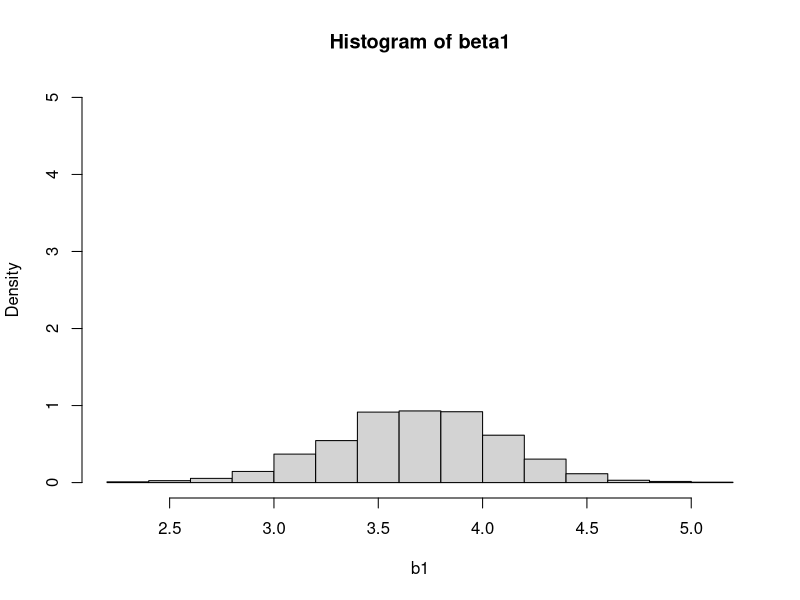
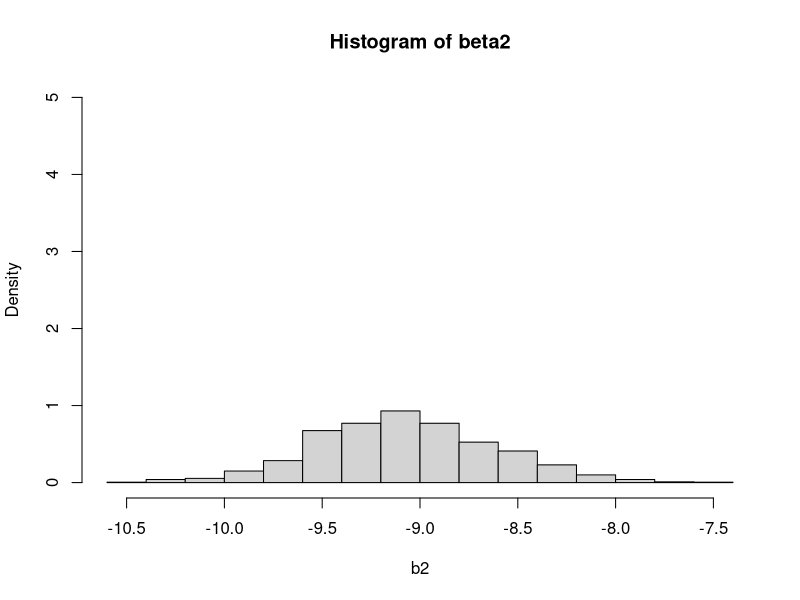
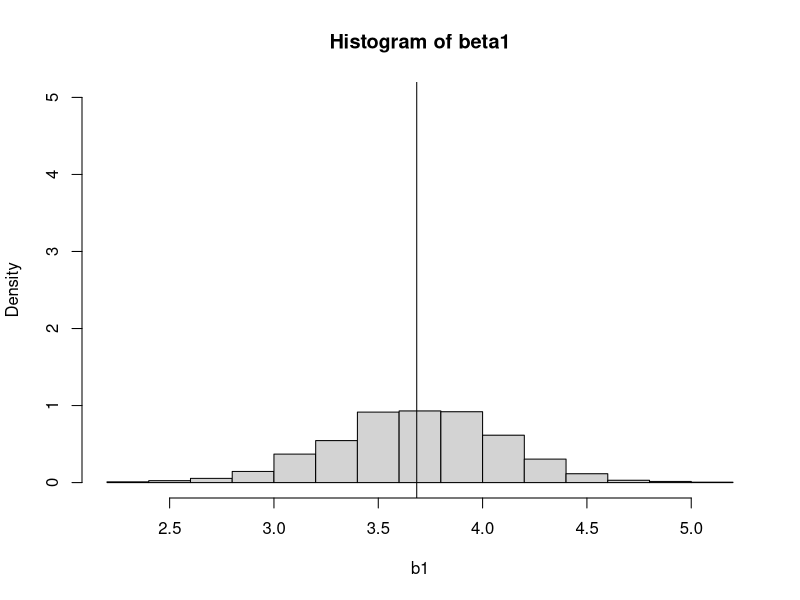
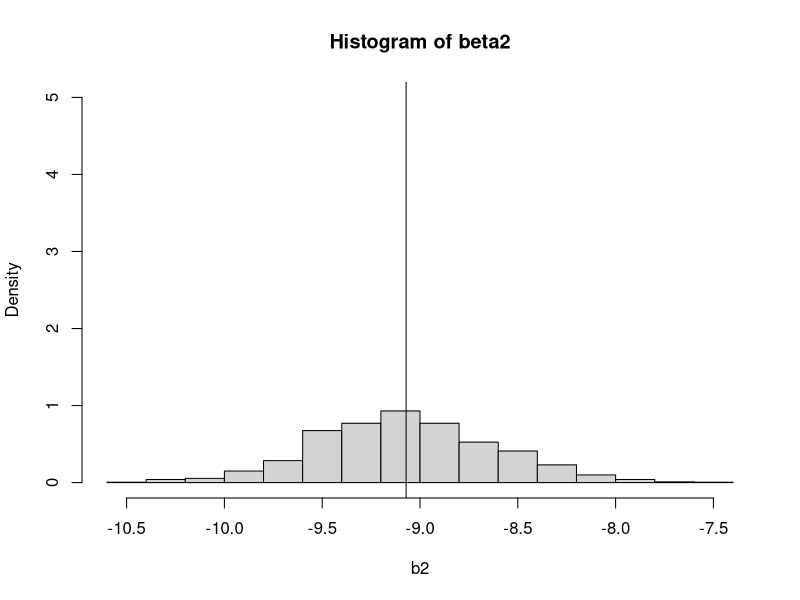

These charts were generated, in order, by the following R code:
## ---- chunk 1
#| label: setup 
#| include: FALSE

library(ggplot2)
library(dplyr)

# Default figure size for PDF output
knitr::opts_chunk$set(fig.width = 6, fig.height = 4)

set.seed(42)
## ---- chunk 2
set.seed(123)
n <- 25
x <- rnorm(n, mean = 0, sd = 1)
beta0 <- 1
beta1 <- 0
dgp <- beta0 + beta1 * x
e <- x^2 * rnorm(n, mean = 0, sd = 1)
y <- dgp + e


## ---- chunk 3
model <- lm(y ~ x)
## ---- chunk 4
se <- summary(model)$coef[, "Std. Error"]
## ---- chunk 5
X <- cbind(1, x)
 
beta_hat <- solve(t(X) %*% X) %*% t(X) %*% y

# Residual variance

u_hat <- y - X %*% beta_hat

sigma2_hat <- as.numeric(t(u_hat) %*% u_hat/ (n - ncol(X)))

# variance-covariance matrix

Var_beta_hat <- sigma2_hat * solve(t(X) %*% X)

# Standard errors
se_beta_hat  <- sqrt(diag(Var_beta_hat))


## ---- chunk 6
all.equal(as.numeric(se_beta_hat["x"]), as.numeric(summary(model)$coef["x", "Std. Error"]))

## ---- chunk 7
# Diagonal matrix of squared residuals
e2 <- diag(as.vector(u_hat^2))
## ---- chunk 8
# Covariance matrix
V_White <- solve(t(X) %*% X) %*% t(X) %*% e2 %*% X %*% solve(t(X) %*% X)

## ---- chunk 9
# White standard errors
se_White <- sqrt(diag(V_White))

## ---- chunk 10
# Comparing se_White and se of beta_2

all.equal(as.numeric(se_White["x"]), as.numeric(summary(model)$coef["x", "Std. Error"]))


## ---- chunk 11
set.seed(1)
## ---- chunk 12
n <- 100      
## ---- chunk 13
x1 <- rnorm(n,mean =3 , sd = sqrt(6))
x2 <- rnorm(n,mean =2 , sd = sqrt(4))
epsilon <- rnorm(n,mean =0 , sd = sqrt(100))

y <- 2+3.5*x1-9.2*x2+epsilon
## ---- chunk 14
model <- lm(y ~x1 + x2)
## ---- chunk 15

set.seed(1)
N <- 1000
n <- 100
x1 <- rnorm(N,mean =3 , sd = sqrt(6))
x2 <- rnorm(N,mean =2 , sd = sqrt(4))
epsilon <- rnorm(N,mean =0 , sd = sqrt(100))

X <- cbind(1,x1 , x2)
num_sim <- 1000
y <- 2+3.5*x1-9.2*x2+epsilon
beta0_estimates <- numeric(num_sim)
beta1_estimates <- numeric(num_sim)
beta2_estimates <- numeric(num_sim)

for (i in 1:num_sim) {
sample_indices <- sample(1:N , n)
X_sample <- X[sample_indices, ]
y_sample <- y[sample_indices]

beta_hat <- solve(t(X_sample)%*%X_sample)%*%t(X_sample)%*%y_sample

beta0_estimates[i] <- beta_hat[1]
beta1_estimates[i] <- beta_hat[2]
beta2_estimates[i] <- beta_hat[3]

}
## ---- chunk 16
#| echo: true
#| eval: true

hist(beta1_estimates,
     probability = TRUE,            
     ylim = c(0 , 5),
     main = "Histogram of beta1",
     xlab = "b1")


## ---- chunk 17
hist(beta2_estimates,
     probability = TRUE,            
     ylim = c(0 , 5),
     main = "Histogram of beta2",
     xlab = "b2")


## ---- chunk 18
hist(beta1_estimates,
probability = TRUE,            
ylim = c(0 , 5),
main = "Histogram of beta1",
xlab = "b1")
abline(v=mean(beta1_estimates))

     
## ---- chunk 19
hist(beta2_estimates,
probability = TRUE,            
ylim = c(0 , 5),
main = "Histogram of beta2",
xlab = "b2")
abline(v=mean(beta2_estimates))

